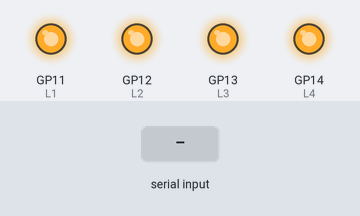
Simulated run of this program. Board: Raspberry Pi Pico running MicroPython. Shown: output pins drawn as LEDs (lit = HIGH). The test bench sets the inputs (shaded band). What the program prints to the serial console is not drawn.

Above: at 1.2 s.
1.3 s: "ON1\n" received over the second serial link
At 2.1 s:
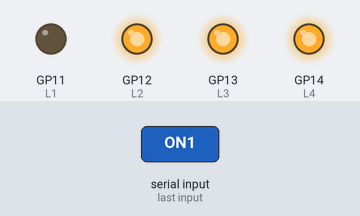
2.8 s: "ON2\n" received over the second serial link
At 3.4 s:
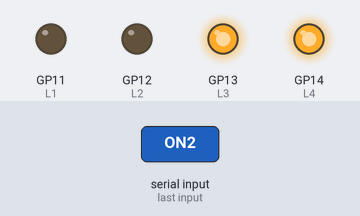
4.3 s: "OFF1\n" received over the second serial link
At 4.7 s:
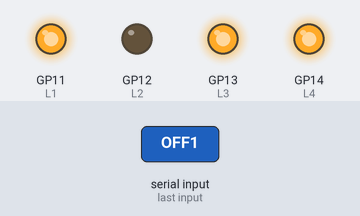
5.8 s: "ON3\n" received over the second serial link
At 7.0 s:
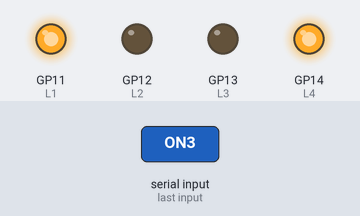
7.3 s: "OFF2\n" received over the second serial link
At 8.5 s:
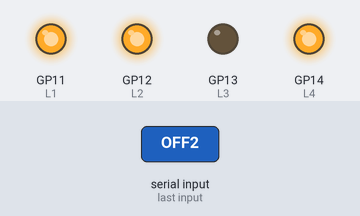
8.8 s: "ON4\n" received over the second serial link
At 9.9 s:
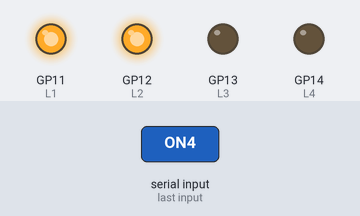
Timing chart, 0 to 11.3 s (numbered marks = the images above; inputs shaded):
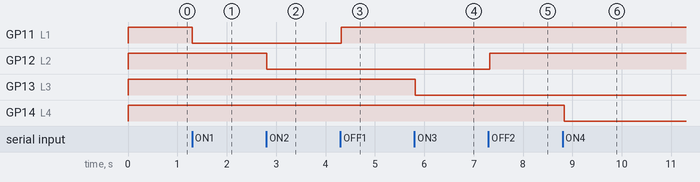

The program:

AutomationProjectFinal.py
```python
from machine import UART, Pin
import time
bt = UART(0,9600)
L1 = Pin(11,Pin.OUT)
L2 = Pin(12,Pin.OUT)
L3 = Pin(13,Pin.OUT)
L4 = Pin(14,Pin.OUT)

L1.value(1)
L2.value(1)
L3.value(1)
L4.value(1)

while True:

    br = bt.readline()
    print("pp=",br)
    if br is not None:
        if "ON1" in br:
            L1.value(0)
        elif "OFF1" in br:
            L1.value(1)

        elif "ON2" in br:
            L2.value(0)
        elif "OFF2" in br:
            L2.value(1)

        elif "ON3" in br:
            L3.value(0)
        elif "OFF3" in br:
            L3.value(1)

        elif "ON4" in br:
            L4.value(0)
        elif "OFF4" in br:
            L4.value(1)
    else:
        print("No Value")
    time.sleep(0.1)
```

Measured:
- after the input at 1.3 s, GP11 (L1): HIGH → LOW at once
- after the input at 2.8 s, GP12 (L2): HIGH → LOW at once
- after the input at 4.3 s, GP11 (L1): LOW → HIGH at once
- after the input at 5.8 s, GP13 (L3): HIGH → LOW at once
- after the input at 7.3 s, GP12 (L2): LOW → HIGH at once
- after the input at 8.8 s, GP14 (L4): HIGH → LOW at once
